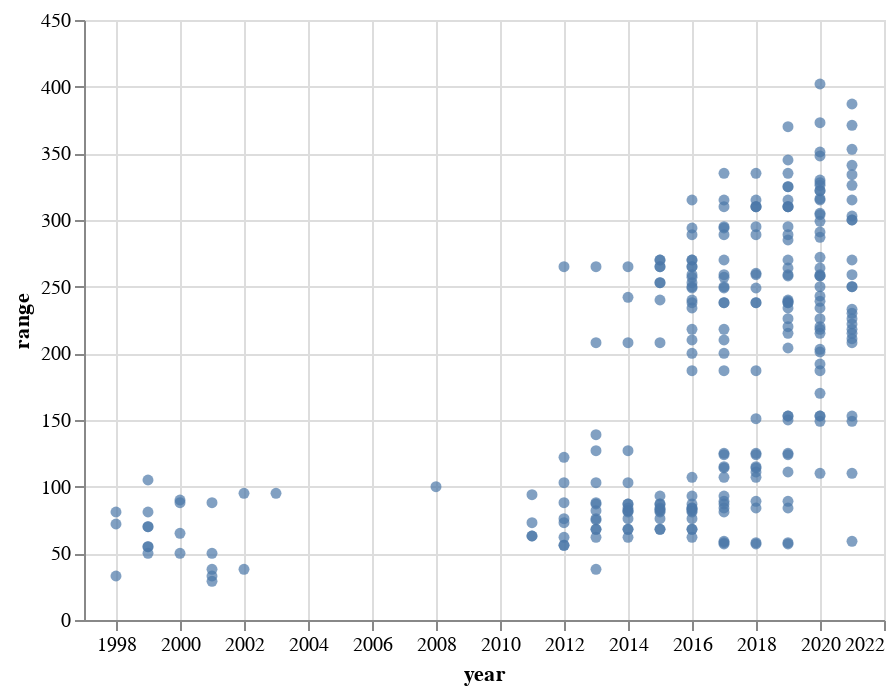

The notebook cell saved with this chart:
### Markdown cell above
## EV Range vs. Model Year

### Code cell
alt.Chart(elec_df).mark_point(filled=True).encode(
    x = alt.X('year', axis=alt.Axis(format='') , scale = alt.Scale(domain=(1997,2022))),
    y = alt.Y('range'),
    tooltip = ['make', 'model', 'year', 'fuelCost08', 'range', 'charge240']
).interactive()

### Figure 1 — Vega-Lite specification as saved in the notebook (floating-point values rounded to 4 significant figures; data arrays with more than 128 entries replaced by an {"elided": "..."} marker saying what was removed)
{"config": {"view": {"continuousWidth": 400, "continuousHeight": 300}}, "data": {"name": "data-ee19103669e2148e8cdb42fd6c133a75"}, "mark": {"type": "point", "filled": true}, "encoding": {"tooltip": [{"type": "nominal", "field": "make"}, {"type": "nominal", "field": "model"}, {"type": "quantitative", "field": "year"}, {"type": "quantitative", "field": "fuelCost08"}, {"type": "quantitative", "field": "range"}, {"type": "quantitative", "field": "charge240"}], "x": {"type": "quantitative", "axis": {"format": ""}, "field": "year", "scale": {"domain": [1997, 2022]}}, "y": {"type": "quantitative", "field": "range"}}, "selection": {"selector003": {"type": "interval", "bind": "scales", "encodings": ["x", "y"]}}, "$schema": "https://vega.github.io/schema/vega-lite/v4.8.1.json", "datasets": {"data-ee19103669e2148e8cdb42fd6c133a75": {"elided": "267 records"}}}
